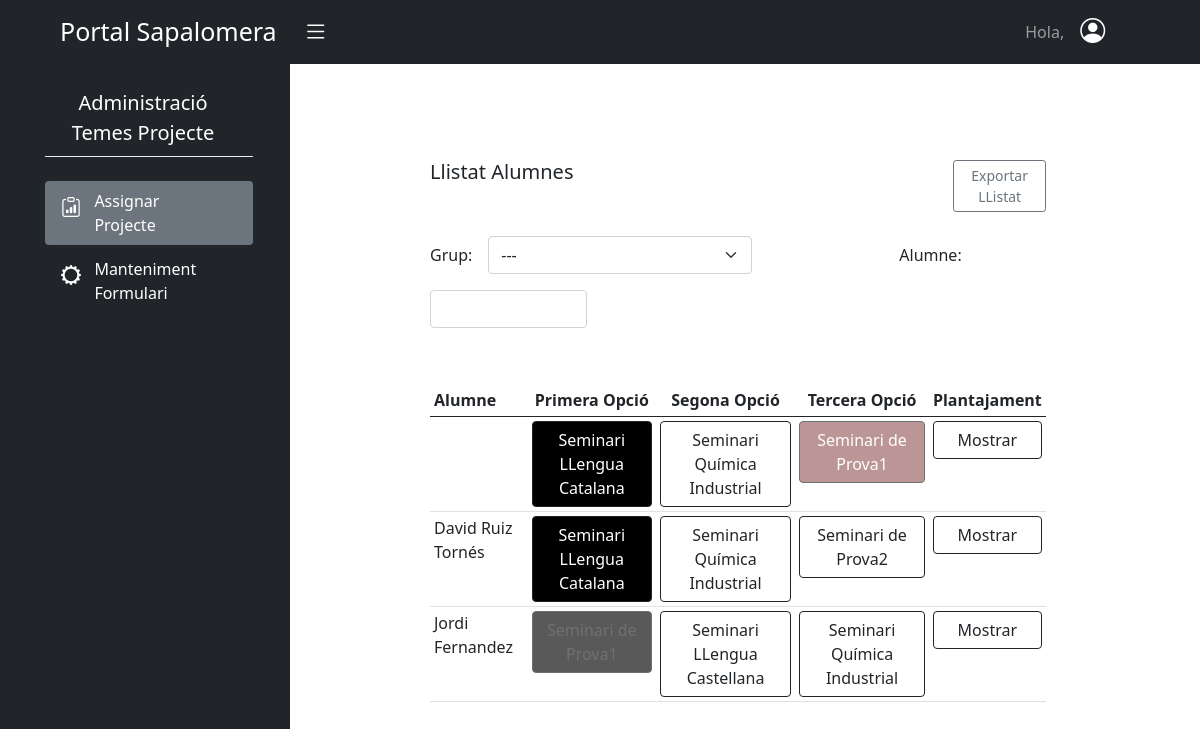
Page /aplicacions/projecte_batxillerat/assignarProjecte/ (signed in) on the committed database.
### batxillerat_projecte/models.py (models this page shows)
class Solicitud(models.Model):
    plantajament = models.TextField()
    seminari = models.ForeignKey(Seminari, on_delete=models.CASCADE)
    usuari = models.ForeignKey(User, on_delete=models.CASCADE)
    assignat = models.BooleanField(default=False)
    class Meta:
        permissions = (
            ("enviar_solicitud", "Pot enviar Solicitud"),
        )

class Seminari(models.Model):
    nom = models.CharField(max_length=100)
    departament = models.ForeignKey(Departament, on_delete=models.CASCADE)
    places = models.PositiveSmallIntegerField()
    def __str__(self):
        return self.nom

### batxillerat_projecte/views.py (the view)
# urls.py: path('assignarProjecte/', AssignarProjecte, name='assignar-projecte'),
@login_required
@permission_required('batx_seminaris.gestio_professor',raise_exception=True)
def AssignarProjecte(request):
    if request.method == 'POST':
        solicitudId = request.POST.get('solicitudId')
        usuariId = request.POST.get('usuariId')
        SolicitudsUsuari = Solicitud.objects.filter(usuari_id=usuariId)
        SolicitudsUsuari.filter(assignat=True).update(assignat=False)
        SolicitudsUsuari.filter(id=solicitudId).update(assignat=True)
        placesDisponibles = list(Solicitud.objects.values('seminari').annotate(num_places=F('seminari__places')-Count(Case(When(assignat=True, then=1)))))
        return JsonResponse({'data':placesDisponibles})
    else:
        Solicituds = Solicitud.objects.all()
        grups= Group.objects.filter(curs=3)
        placesDisponibles = Solicitud.objects.values('seminari').annotate(num_places=F('seminari__places')-Count(Case(When(assignat=True, then=1))))
        solicitudsPerId={}
        for solicitud in Solicituds:
            solicitudsPerId.setdefault(solicitud.usuari_id, []).append(solicitud)
        llistaSolicitudsId = sorted(solicitudsPerId.items())
        return render(request, 'batx_seminaris/assignar_projecte.html', {'llista_solicituds': llistaSolicitudsId,'placesDisponibles':placesDisponibles,"llista_grups":grups})

### batxillerat_projecte/templates/batx_seminaris/assignar_projecte.html (shortened to what this page needs)
{% extends "base.html" %}
{% load crispy_forms_tags %}
{% load static %}
{% block content %}
<div id="wrapper">
  <div class="container-fluid">
      <div id="sidebar-wrapper">
          <ul class="sidebar-nav">
              <div class="row d-flex justify-content-center">
                  <div class="col-11">
                      <div class="row">
                          <div class="col-11 text-white">
                              <ul>
                                  <li class="colorNavLink fs-5 nav-link pt-4 ps-1 text-center colorNavModificat">Administració </br>Temes Projecte</li>
                                  <div style="background-color:#EAEFF5;height:1px;"></div>
                                  <li class="colorNavLink rounded nav-link mt-4 bg-secondary" role="button">
                                    <div class="row">
                                      <div class="col-sm-2  pt-1">
                                        <i class="bi bi-clipboard-data me-3" style="font-size:20px;"></i>
                                      </div>
                                      <div class="col-sm-8 pe-2  me-4">
                                          Assignar<br>Projecte
                                      </div>
                                    </div>
                                  </li>
                                  <li onclick = "location.href= '{% url 'batxSeminaris:manteniment-formulari' %}'" class=" colorNavLink nav-link color-boto rounded mt-1" role="button">
                                      <div class="row">
                                        <div class="col-sm-2 pt-1">
                                            <i class="bi bi-gear-wide" style="font-size:20px;" ></i>
                                        </div>
                                        <div class="col-sm-8">
                                            Manteniment <br> Formulari
                                        </div>
                                      </div>
                                    </li>
                              </ul>
                          </div>
                      </div>
                  </div>
              </div>
          </ul>
      </div>
      <div id="page-content-wrapper" class="overflow-auto" style="height:85vh">
          <div class="container-fluid">
            <div class="col p-1 ps-5">
              <div class="container p-5">
                <div class="row py-4">
                    <div class="col-sm-5">
                      <h5>Llistat Alumnes</h5>
                    </div>
                    <div class="col-sm-4"></div>
                    <div class="col-sm-2">
                        <button onclick = "location.href= '{% url 'batxSeminaris:exportar-pdf' %}'" type="button" class="btn btn-outline-secondary btn-sm">Exportar LListat</button>
                    </div>
                </div>
                <div class="row g-3 align-items-center">
                  <div class="col-auto">
                    <label for="grup" class="col-form-label">Grup:</label>
                  </div>
                  <div class="col-auto me-3">
                    <select class="form-select" id="filter">
                      <option selected value="Tots">---</option>
                    </select>
                  </div>
                  <div class="col-auto">
                    <label for="alumne" class="col-form-label">Alumne:</label>
                  </div>
                  <div class="col-sm-3">
                    <input type="input" id="alumne" class="form-control">
                  </div>
                </div>
                <div class="row py-2">
                  <div class="col-md-11 py-5">
                    <table class=" table-responsive table table-sm table-hover">
                      <thead>
                        <tr>
                            <th>Alumne</th>
                            <th class="text-center">Primera Opció</th>
                            <th class="text-center">Segona Opció</th>
                            <th class="text-center">Tercera Opció</th>
                            <th class="text-center">Plantajament</th>
                        </tr>
                      </thead>
                      <tbody id="taulaSolicituds">
                        {% for key, value in llista_solicituds %}
                          <tr grup="{{value.0.usuari.groups.all.0}}">
                            <td>{{value.0.usuari.get_full_name}}</td>
                          {% for solicitud in value %}
                                <td>
                                  <span data-bs-toggle="popover"
                                        data-bs-trigger="hover"
                                        data-bs-placement="top"
                                        data-bs-content="Places Disponibles: {% for places in placesDisponibles %}{% if solicitud.seminari_id == places.seminari %}{{places.num_places}}{% endif %} {% endfor %} " >
                                    <button
                                      type="button"
                                      class="btn btn-outline-dark w-100 {% if solicitud.assignat == True %}active{% endif %}"
                                      {% for places in placesDisponibles %}{% if solicitud.seminari_id == places.seminari %}{% if places.num_places == 0 %}disabled='disabled'{% endif %}{% endif %} {% endfor %}
                                      usuari-id="{{solicitud.usuari_id}}"
                                      solicitud-id="{{solicitud.id}}"
                                      seminari-id="{{solicitud.seminari_id}}" >{{solicitud.seminari}}</button>
                                  </span>
                                </td>
                          {% endfor %}
                              <td>
                                <button type="button"
                                        class="btn btn-outline-dark w-100"
                                        data-bs-toggle="collapse"
                                        data-bs-target="#mostrar{{key}}"
                                        aria-controls="mostrar{{key}}">Mostrar</button>
                              </td>
                          </tr>
                        {% endfor %}
                      </tbody>
                    </table>
                  </div>
                </div>
              </div>
            </div>
          </div>
      </div>
  </div>
</div>
{% endblock %}

### static/css/style.css (style rules this page uses)
#wrapper { padding-left: 0; -webkit-transition: all 0.5s ease; -moz-transition: all 0.5s ease; -o-transition: all 0.5s ease; transition: all 0.5s ease; }
#sidebar-wrapper { position: fixed; left: 290px; z-index: 1000; overflow-y: auto; margin-left: -290px; width: 0; height: 100%; background:#212529; -webkit-transition: all 0.5s ease; -moz-transition: all 0.5s ease; -o-transition: all 0.5s ease; transition: all 0.5s ease; }
#page-content-wrapper { padding: 15px; width: 100%; }
.sidebar-nav { position: absolute; top: 0; margin: 0; padding: 0; width: 290px; list-style: none; }
@media (min-width: 768px) { #wrapper { padding-left: 290px; } }
@media (min-width: 768px) { #sidebar-wrapper { width: 290px; } }
@media (min-width: 768px) { #page-content-wrapper { padding: 20px; } }
.colorNavLink { color: white !important; }
.active { background-color: #000 !important; }
.butoDesactivat { background-color: #995e5e !important; color: #ffffff !important; }

### rows in the picture
Solicitud: seminari "Seminari LLengua Catalana"
Solicitud: seminari "Seminari Química Industrial"
Solicitud: seminari "Seminari de Prova1"
Solicitud: usuari.last_name "David Ruiz Tornés", seminari "Seminari LLengua Catalana"
Solicitud: seminari "Seminari Química Industrial"
Solicitud: seminari "Seminari de Prova2"
Solicitud: usuari.last_name "Jordi Fernandez", seminari "Seminari de Prova1"
Solicitud: seminari "Seminari LLengua Castellana"
Solicitud: seminari "Seminari Química Industrial"
